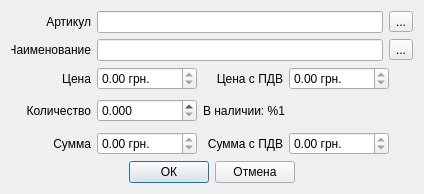
<?xml version="1.0" encoding="UTF-8"?>
<ui version="4.0">
 <class>DialogAddGoodInOrder</class>
 <widget class="QDialog" name="DialogAddGoodInOrder">
  <property name="geometry">
   <rect>
    <x>0</x>
    <y>0</y>
    <width>424</width>
    <height>194</height>
   </rect>
  </property>
  <property name="windowTitle">
   <string>Товар</string>
  </property>
  <layout class="QGridLayout" name="gridLayout">
   <item row="0" column="0">
    <layout class="QHBoxLayout" name="horizontalLayout_4">
     <item>
      <widget class="QLabel" name="label">
       <property name="minimumSize">
        <size>
         <width>80</width>
         <height>0</height>
        </size>
       </property>
       <property name="maximumSize">
        <size>
         <width>80</width>
         <height>16777215</height>
        </size>
       </property>
       <property name="text">
        <string>Артикул</string>
       </property>
       <property name="alignment">
        <set>Qt::AlignRight|Qt::AlignTrailing|Qt::AlignVCenter</set>
       </property>
      </widget>
     </item>
     <item>
      <widget class="QLineEdit" name="lineEditRcd"/>
     </item>
     <item>
      <widget class="QToolButton" name="toolButtonRcd">
       <property name="text">
        <string>...</string>
       </property>
      </widget>
     </item>
    </layout>
   </item>
   <item row="1" column="0">
    <layout class="QHBoxLayout" name="horizontalLayout_3">
     <item>
      <widget class="QLabel" name="label_2">
       <property name="minimumSize">
        <size>
         <width>80</width>
         <height>0</height>
        </size>
       </property>
       <property name="maximumSize">
        <size>
         <width>80</width>
         <height>16777215</height>
        </size>
       </property>
       <property name="text">
        <string>Наименование</string>
       </property>
       <property name="alignment">
        <set>Qt::AlignRight|Qt::AlignTrailing|Qt::AlignVCenter</set>
       </property>
      </widget>
     </item>
     <item>
      <widget class="QLineEdit" name="lineEditName"/>
     </item>
     <item>
      <widget class="QToolButton" name="toolButtonName">
       <property name="text">
        <string>...</string>
       </property>
      </widget>
     </item>
    </layout>
   </item>
   <item row="2" column="0">
    <layout class="QHBoxLayout" name="horizontalLayout_2">
     <item>
      <widget class="QLabel" name="label_3">
       <property name="minimumSize">
        <size>
         <width>80</width>
         <height>0</height>
        </size>
       </property>
       <property name="maximumSize">
        <size>
         <width>80</width>
         <height>16777215</height>
        </size>
       </property>
       <property name="text">
        <string>Цена</string>
       </property>
       <property name="alignment">
        <set>Qt::AlignRight|Qt::AlignTrailing|Qt::AlignVCenter</set>
       </property>
      </widget>
     </item>
     <item>
      <widget class="QDoubleSpinBox" name="doubleSpinBoxPrice">
       <property name="minimumSize">
        <size>
         <width>100</width>
         <height>0</height>
        </size>
       </property>
       <property name="maximumSize">
        <size>
         <width>100</width>
         <height>16777215</height>
        </size>
       </property>
       <property name="readOnly">
        <bool>true</bool>
       </property>
       <property name="suffix">
        <string> грн.</string>
       </property>
       <property name="maximum">
        <double>10000000000000000.000000000000000</double>
       </property>
      </widget>
     </item>
     <item>
      <widget class="QLabel" name="label_4">
       <property name="minimumSize">
        <size>
         <width>80</width>
         <height>0</height>
        </size>
       </property>
       <property name="maximumSize">
        <size>
         <width>80</width>
         <height>16777215</height>
        </size>
       </property>
       <property name="text">
        <string>Цена с ПДВ</string>
       </property>
       <property name="alignment">
        <set>Qt::AlignRight|Qt::AlignTrailing|Qt::AlignVCenter</set>
       </property>
      </widget>
     </item>
     <item>
      <widget class="QDoubleSpinBox" name="doubleSpinBoxPricePDV">
       <property name="minimumSize">
        <size>
         <width>100</width>
         <height>0</height>
        </size>
       </property>
       <property name="maximumSize">
        <size>
         <width>100</width>
         <height>16777215</height>
        </size>
       </property>
       <property name="readOnly">
        <bool>true</bool>
       </property>
       <property name="suffix">
        <string> грн.</string>
       </property>
       <property name="maximum">
        <double>10000000000000000.000000000000000</double>
       </property>
      </widget>
     </item>
     <item>
      <spacer name="horizontalSpacer_2">
       <property name="orientation">
        <enum>Qt::Horizontal</enum>
       </property>
       <property name="sizeHint" stdset="0">
        <size>
         <width>40</width>
         <height>20</height>
        </size>
       </property>
      </spacer>
     </item>
    </layout>
   </item>
   <item row="3" column="0">
    <layout class="QHBoxLayout" name="horizontalLayout_5">
     <item>
      <widget class="QLabel" name="label_5">
       <property name="minimumSize">
        <size>
         <width>80</width>
         <height>0</height>
        </size>
       </property>
       <property name="maximumSize">
        <size>
         <width>80</width>
         <height>16777215</height>
        </size>
       </property>
       <property name="text">
        <string>Количество</string>
       </property>
       <property name="alignment">
        <set>Qt::AlignRight|Qt::AlignTrailing|Qt::AlignVCenter</set>
       </property>
      </widget>
     </item>
     <item>
      <widget class="QDoubleSpinBox" name="doubleSpinBoxCount">
       <property name="minimumSize">
        <size>
         <width>100</width>
         <height>0</height>
        </size>
       </property>
       <property name="maximumSize">
        <size>
         <width>100</width>
         <height>16777215</height>
        </size>
       </property>
       <property name="decimals">
        <number>3</number>
       </property>
       <property name="maximum">
        <double>100000000000000000.000000000000000</double>
       </property>
      </widget>
     </item>
     <item>
      <widget class="QLabel" name="labelCountHave">
       <property name="minimumSize">
        <size>
         <width>150</width>
         <height>0</height>
        </size>
       </property>
       <property name="maximumSize">
        <size>
         <width>150</width>
         <height>16777215</height>
        </size>
       </property>
       <property name="text">
        <string>В наличии: %1</string>
       </property>
      </widget>
     </item>
     <item>
      <spacer name="horizontalSpacer_6">
       <property name="orientation">
        <enum>Qt::Horizontal</enum>
       </property>
       <property name="sizeHint" stdset="0">
        <size>
         <width>40</width>
         <height>20</height>
        </size>
       </property>
      </spacer>
     </item>
    </layout>
   </item>
   <item row="4" column="0">
    <layout class="QHBoxLayout" name="horizontalLayout">
     <item>
      <widget class="QLabel" name="label_7">
       <property name="minimumSize">
        <size>
         <width>80</width>
         <height>0</height>
        </size>
       </property>
       <property name="maximumSize">
        <size>
         <width>80</width>
         <height>16777215</height>
        </size>
       </property>
       <property name="text">
        <string>Сумма</string>
       </property>
       <property name="alignment">
        <set>Qt::AlignRight|Qt::AlignTrailing|Qt::AlignVCenter</set>
       </property>
      </widget>
     </item>
     <item>
      <widget class="QDoubleSpinBox" name="doubleSpinBoxSum">
       <property name="minimumSize">
        <size>
         <width>100</width>
         <height>0</height>
        </size>
       </property>
       <property name="maximumSize">
        <size>
         <width>100</width>
         <height>16777215</height>
        </size>
       </property>
       <property name="readOnly">
        <bool>true</bool>
       </property>
       <property name="suffix">
        <string> грн.</string>
       </property>
       <property name="maximum">
        <double>10000000000000000.000000000000000</double>
       </property>
      </widget>
     </item>
     <item>
      <widget class="QLabel" name="label_6">
       <property name="minimumSize">
        <size>
         <width>80</width>
         <height>0</height>
        </size>
       </property>
       <property name="maximumSize">
        <size>
         <width>80</width>
         <height>16777215</height>
        </size>
       </property>
       <property name="text">
        <string>Сумма с ПДВ</string>
       </property>
       <property name="alignment">
        <set>Qt::AlignRight|Qt::AlignTrailing|Qt::AlignVCenter</set>
       </property>
      </widget>
     </item>
     <item>
      <widget class="QDoubleSpinBox" name="doubleSpinBoxSumPDV">
       <property name="minimumSize">
        <size>
         <width>100</width>
         <height>0</height>
        </size>
       </property>
       <property name="maximumSize">
        <size>
         <width>100</width>
         <height>16777215</height>
        </size>
       </property>
       <property name="readOnly">
        <bool>true</bool>
       </property>
       <property name="suffix">
        <string> грн.</string>
       </property>
       <property name="maximum">
        <double>10000000000000000.000000000000000</double>
       </property>
      </widget>
     </item>
     <item>
      <spacer name="horizontalSpacer_5">
       <property name="orientation">
        <enum>Qt::Horizontal</enum>
       </property>
       <property name="sizeHint" stdset="0">
        <size>
         <width>40</width>
         <height>20</height>
        </size>
       </property>
      </spacer>
     </item>
    </layout>
   </item>
   <item row="5" column="0">
    <layout class="QHBoxLayout" name="horizontalLayout_6">
     <item>
      <spacer name="horizontalSpacer_7">
       <property name="orientation">
        <enum>Qt::Horizontal</enum>
       </property>
       <property name="sizeHint" stdset="0">
        <size>
         <width>40</width>
         <height>20</height>
        </size>
       </property>
      </spacer>
     </item>
     <item>
      <widget class="QPushButton" name="pushButtonOk">
       <property name="text">
        <string>ОК</string>
       </property>
      </widget>
     </item>
     <item>
      <widget class="QPushButton" name="pushButtonCancel">
       <property name="text">
        <string>Отмена</string>
       </property>
      </widget>
     </item>
     <item>
      <spacer name="horizontalSpacer_8">
       <property name="orientation">
        <enum>Qt::Horizontal</enum>
       </property>
       <property name="sizeHint" stdset="0">
        <size>
         <width>40</width>
         <height>20</height>
        </size>
       </property>
      </spacer>
     </item>
    </layout>
   </item>
  </layout>
 </widget>
 <resources/>
 <connections/>
</ui>
